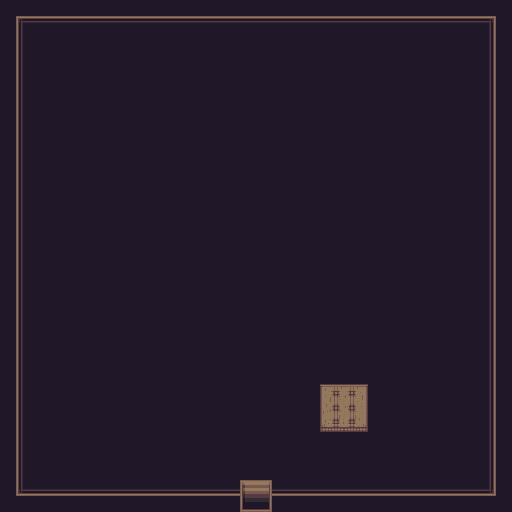

Below is a game level as drawn by its tile map, then a one-line description and the .tmx that defines it (tile-layer data replaced by summaries):
An orthogonal 32x32 tile map with 16x16 px tiles, 3 tile layers (background, objects, blocked), 3 tilesets and 2 objects (PlayerPosition, Entrance).

<map version="1.9" tiledversion="1.9.1" orientation="orthogonal" renderorder="right-down" width="32" height="32" tilewidth="16" tileheight="16" infinite="0" nextlayerid="7" nextobjectid="4">
 <tileset firstgid="1" name="inner" tilewidth="16" tileheight="16" tilecount="1000" columns="40">
  <image source="../images/gfx/inner.png" width="640" height="400" />
 </tileset>
 <tileset firstgid="1001" name="objects" tilewidth="16" tileheight="16" tilecount="660" columns="33">
  <image source="../images/gfx/objects.png" width="528" height="320" />
 </tileset>
 <tileset firstgid="1661" name="character" tilewidth="16" tileheight="16" tilecount="272" columns="17">
  <image source="../images/gfx/character.png" width="272" height="256" />
 </tileset>
 <layer id="1" name="background" width="32" height="32">
  <data>[1024 cells, 903 non-empty, 22 distinct tile ids]</data>
 </layer>
 <layer id="6" name="objects" width="32" height="32">
  <data>[1024 cells, 0 non-empty, 0 distinct tile ids]</data>
 </layer>
 <layer id="2" name="blocked" width="32" height="32">
  <data>[1024 cells, 122 non-empty, 1 distinct tile ids]</data>
 </layer>
 <objectgroup id="4" name="player">
  <object id="3" name="playerPosition" class="PlayerPosition" gid="1005" x="256.5" y="472.5" width="16" height="16" />
 </objectgroup>
 <objectgroup id="5" name="myhome">
  <object id="1" name="entrance" class="Entrance" gid="1001" x="249" y="505.5" width="16" height="16" />
 </objectgroup>
</map>
